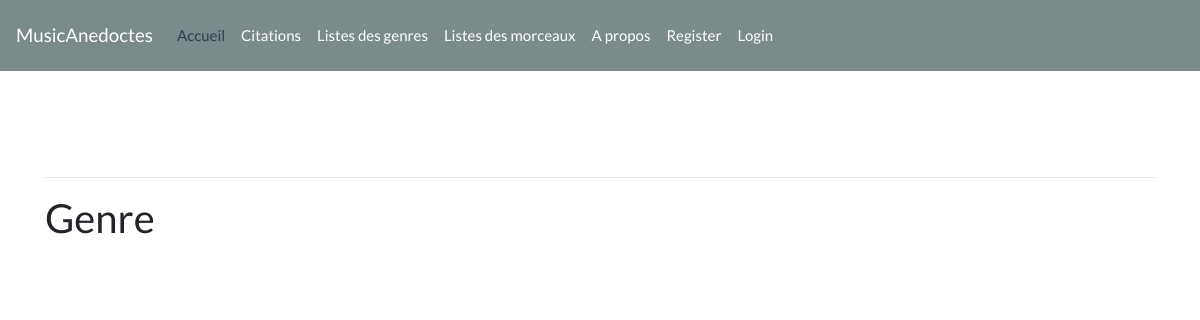
The page /index.php/genres on the database as committed earlier.
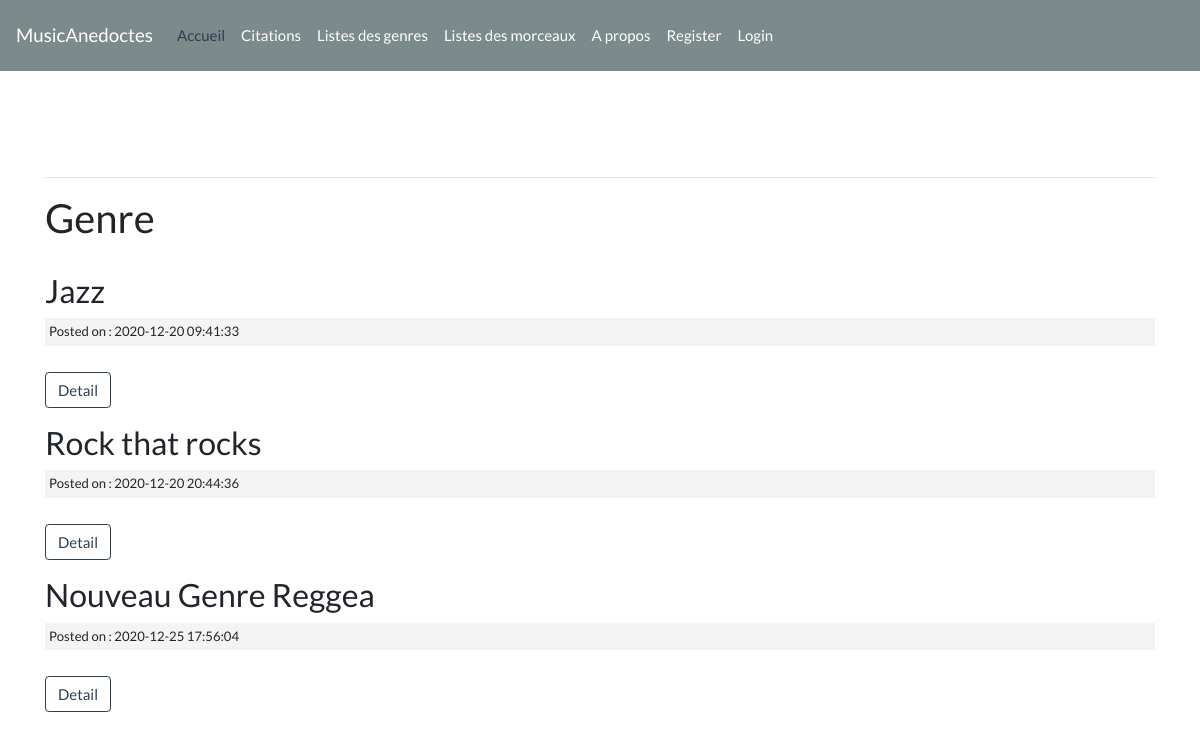
The same page on the database as committed later.
### tables this page shows
CREATE TABLE `genres` (
  `idGenre` int NOT NULL,
  `genreName` varchar(255) NOT NULL,
  `story` text NOT NULL,
  `slug` varchar(255) NOT NULL,
  `createdAt` timestamp NOT NULL DEFAULT CURRENT_TIMESTAMP,
  `updatedAt` timestamp NULL DEFAULT CURRENT_TIMESTAMP,
  `isValidated` tinyint NOT NULL,
  `idUser` int NOT NULL
);

### application/controllers/Genres.php (called while the page is built, shortened)
<?php
    class Genres extends CI_Controller {
        public function index(){
            $data['title'] = 'Genre';
            $data['genres'] = $this->genre_model->get_genres();
            $this->load->view('templates/header');
            $this->load->view('genres/index', $data);
            $this->load->view('templates/footer');
        }
    }

### index.php (called while the page is built, shortened)
<?php
require_once BASEPATH.'core/CodeIgniter.php';

### application/models/Genre_model.php (called while the page is built, shortened)
<?php
    class Genre_model extends CI_Model {
        public function get_genres($slug = FALSE){
            if($slug === FALSE){
            $query = $this->db->get('genres');
            return $query->result_array();
            }
            $query = $this->db->get_where('genres', array('slug' => $slug));
            return $query->row_array();
        }
    }

### application/views/genres/index.php (the view, shortened to what this page needs)
<h2><?= $title ?></h2>
<br>
<?php foreach($genres as $genre) : ?>
    <?php if($genre['isValidated'] == 1) : ?>
        <h3><?php echo $genre['genreName']; ?></h3>
        <small class="post-date">Posted on : <?php echo $genre['createdAt']; ?></small><br>
        <p><a class="btn btn-outline-primary" href="<?php echo site_url('/genres/'.$genre['slug']); ?>">Detail</a></p>
    <?php endif; ?>
<?php endforeach; ?>

Rows that differ between the two databases and show on the page:
added genres: genreName "Jazz", createdAt "2020-12-20 09:41:33"
added genres: genreName "Rock that rocks", createdAt "2020-12-20 20:44:36"
added genres: genreName "Nouveau Genre Reggea", createdAt "2020-12-25 17:56:04"
